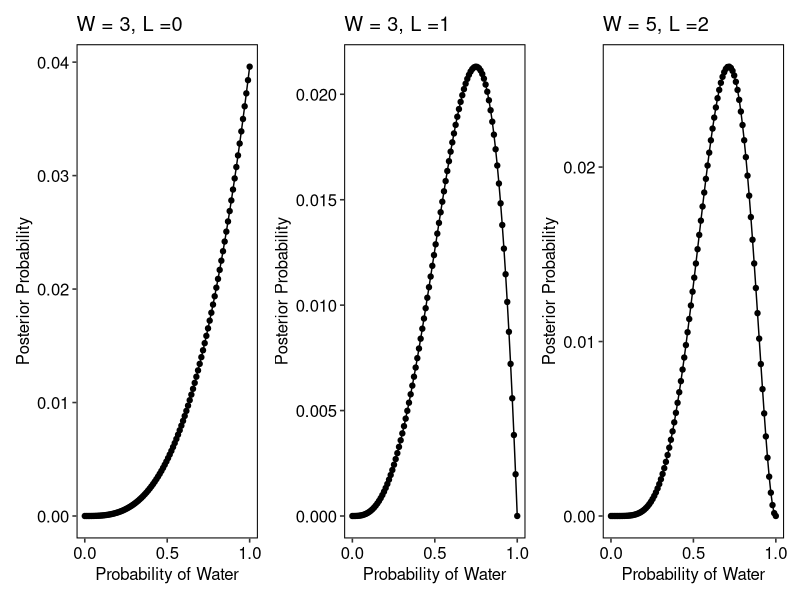
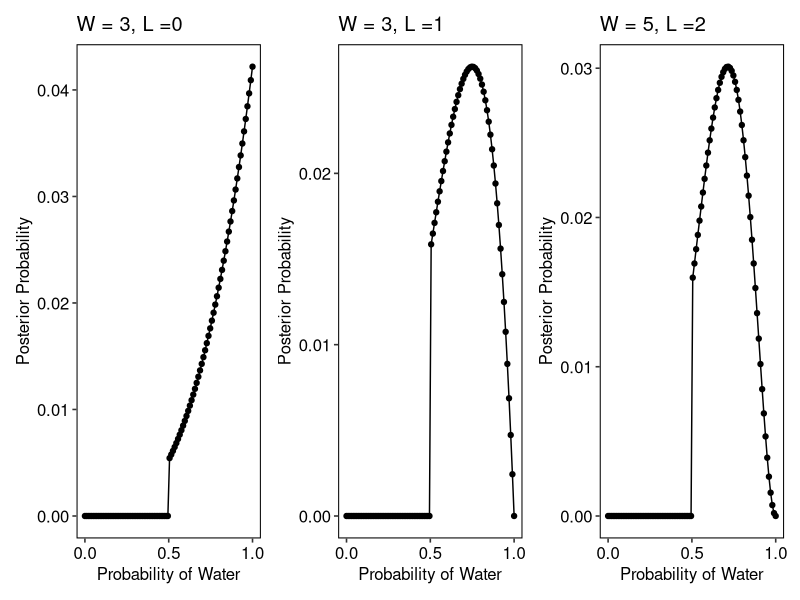

These figures' R source, in order:
## ---- chunk 1
knitr::opts_chunk$set(echo = TRUE)
## ---- chunk 2
library(tidyverse)
library(ggpubr)
library(patchwork)
## ---- chunk 3
###--- Grid  Approximation Function

grid_approx <- function(W, L, grid_n, plot = TRUE, prior_f = NULL) {
  # Define Grid
  p_grid <- seq(from=0, to=1, length.out = grid_n)
  
  # Define Prior
  prior <- rep(1, grid_n)
  
  # If I don't want a uniform then take them as an input 
  if(is.null(prior_f) == FALSE) {
    prior <- ifelse(p_grid < 0.5, 0, 1) 
  }
  
  # Compute Likelihood at each value ingrid
  likelihood <- dbinom(W, size= W + L, prob = p_grid)
  
  # Compute Product of Likelihood and Prior
  unstd_posterior <- likelihood * prior
  
  # Standardize The posterior, so it sums to 1
  posterior <- unstd_posterior / sum(unstd_posterior)
  
  # Put params and posterior together and return it
  tbl <- tibble(p_water = p_grid, posterior_probability = posterior) 
  
  if(plot == TRUE) {
  p <- tbl |> 
    ggplot(aes(p_water, posterior_probability)) +
    geom_line() +
    geom_point() +
    labs(x = "Probability of Water",
         y = "Posterior Probability",
         title = paste0("W = ",W,", L =", L)) +
    theme_pubr(border = TRUE) +
    scale_x_continuous(n.breaks = 3)
    
  
  return(p)
  }
  
  else{
    return(tbl)
  }
}
## ---- chunk 4

p1 <- grid_approx(3,0,100,TRUE)
p2 <- grid_approx(3,1,100,TRUE)
p3 <- grid_approx(5,2,100,TRUE)

p1 + p2 + p3
## ---- chunk 5
###--- Now with the step function for priors
p1 <- grid_approx(3,0,100,TRUE,prior_f = "step")
p2 <- grid_approx(3,1,100,TRUE,prior_f = "step")
p3 <- grid_approx(5,2,100,TRUE,prior_f = "step")

p1 + p2 + p3

